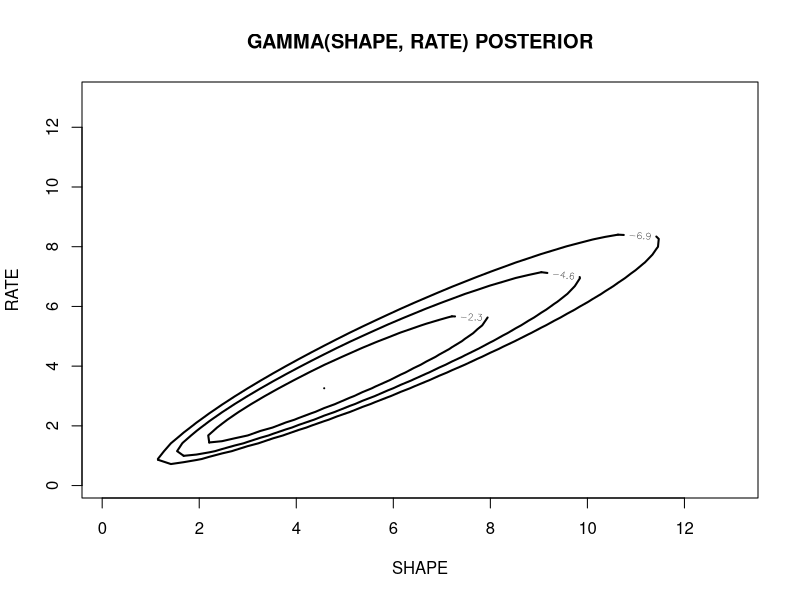

Write R code to recreate this figure. (Note: this script raises an error after producing the figure.)
## ---- chunk 1
gamma.post1 <- function(theta, y){
  options(warn=-1)
  v <- sum(dgamma(y, shape=theta[1], rate=theta[2], log=TRUE)) 
  ifelse(is.na(v), -1e15, v)
}
y <- c(0.7, 1.5, 2.1, 2.0, 1.8, 1.1, 0.5, 0.8, 1.0, 2.1, 
       1.7, 1.8, 0.5, 0.7, 1.2, 1.8, 1.0, 0.8, 2.6, 2.4)
library(LearnBayes)
mycontour(gamma.post1, c(0.1, 13, 0.1, 13), y,
          xlab="SHAPE", ylab="RATE",
          main="GAMMA(SHAPE, RATE) POSTERIOR")
## ---- chunk 2
fit <- laplace(gamma.post1, c(4, 2), y)
fit$mode
fit$var
## ---- chunk 3
fit2 <- indepmetrop(gamma.post1, 
                    proposal=list(mu=fit$mode, var= fit$var),
                    start=c(4, 2),
                    m=5000, 
                    y)
## ---- chunk 4
fit2$accept
plot(mcmc(fit2$par))
## ---- chunk 5
fit3 <- rwmetrop(gamma.post1, 
                    proposal=list(var= fit$var, scale=2),
                    start=c(4, 2),
                    m=5000, 
                    y)
fit3$accept
plot(mcmc(fit3$par))
## ---- chunk 6
fit4 <- gibbs(gamma.post1, c(10, 1), 1000, c(0.5, 0.5), y)
fit4$accept
plot(mcmc(fit4$par))
